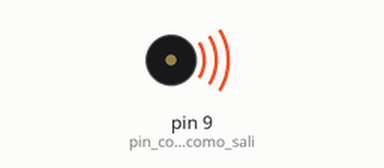
Bench run of a sketch on a simulated Arduino Uno, built with avr-gcc and run on an emulated ATmega328P. On the bench: buzzer (waves = sounding).

Above: at 1.7 s.
At 12.85 s:
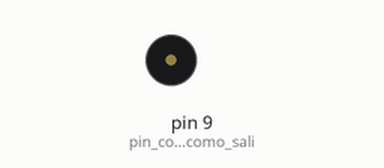
Timing chart, 0 to 17.6 s (numbered marks = the images above):
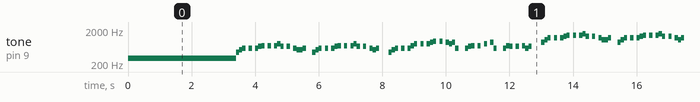

The sketch:

Piratas_del_caribe.ino
```cpp
/**********************************************************************************
**                                                                               **
**                        Piratas del caribe                                     **
**                                                                               **
** GORKA FERNÁNDEZ RAMOS                                       07/05/2017        **
**********************************************************************************/
void setup(){
 pinMode (9, OUTPUT); //pin configurado como salida
}
// funcion = tone(pin, frequency, duration)

void loop() {
  tone(9,293.66,200);
  delay(200);
  tone(9,293.66,100);
  delay(100);
  tone(9,293.66,200);
  delay(200);
  tone(9,293.66,100);
  delay(100);
  tone(9,293.66,200);
  delay(200);
  tone(9,293.66,100);
  delay(100);
  tone(9,293.66,100);
  delay(100);
  tone(9,293.66,100);
  delay(100);
  tone(9,293.66,100);
  delay(100);
  tone(9,293.66,200);
  delay(200);
  tone(9,293.66,100);
  delay(100);
  tone(9,293.66,200);
  delay(200);
  tone(9,293.66,100);
  delay(100);
  tone(9,293.66,200);
  delay(200);
  tone(9,293.66,100);
  delay(100);
  tone(9,293.66,100);
  delay(100);
  tone(9,293.66,100);
  delay(100);
  tone(9,293.66,100);
  delay(100);
  tone(9,293.66,200);
  delay(200);
  tone(9,293.66,100);
  delay(100);
  tone(9,293.66,200);
  delay(200);
  tone(9,293.66,100);
  delay(100);
  tone(9,293.66,200);
  delay(200);
  tone(9,293.66,100);
  delay(100);
  tone(9,293.66,100);
  delay(100);
  tone(9,440,100);
  delay(100);
  tone(9,523.25,100);
  delay(100);
  tone(9,587.33,100);
  delay(200);
  tone(9,587.33,100);
  delay(200);
  tone(9,587.33,100);
  delay(100);
  tone(9,659.25,100);
  delay(100);
  tone(9,698.45,100);
  delay(200);
  tone(9,698.45,100);
  delay(200);
  tone(9,698.45,100);
  delay(100);
  tone(9,783.99,100);
  delay(100);
  tone(9,659.25,100);
  delay(200);
  tone(9,659.25,100);
  delay(200);
  tone(9,587.33,100);
  delay(100);
  tone(9,523.25,100);
  delay(100);
  tone(9,523.25,100);
  delay(100);
  tone(9,587.33,100);
  delay(300);
  tone(9,440,100);
  delay(100);
  tone(9,523.25,100);
  delay(100);
  tone(9,587.33,100);
  delay(200);
  tone(9,587.33,100);
  delay(200);
  tone(9,587.33,100);
  delay(100);
  tone(9,659.25,100);
  delay(100);
  tone(9,698.45,100);
  delay(200);
  tone(9,698.45,100);
  delay(200);
  tone(9,698.45,100);
  delay(100);
  tone(9,783.99,100);
  delay(100);
  tone(9,659.25,100);
  delay(200);
  tone(9,659.25,100);
  delay(200);
  tone(9,587.33,100);
  delay(100);
  tone(9,523.25,100);
  delay(100);
  tone(9,587.33,100);
  delay(400);
  tone(9,440,100);
  delay(100);
  tone(9,523.25,100);
  delay(100);
  tone(9,587.33,100);
  delay(200);
  tone(9,587.33,100);
  delay(200);
  tone(9,587.33,100);
  delay(100);
  tone(9,698.45,100);
  delay(100);
  tone(9,783.99,100);
  delay(200);
  tone(9,783.99,100);
  delay(200);
  tone(9,783.99,100);
  delay(100);
  tone(9,880,100);
  delay(100);
  tone(9,932.33,100);
  delay(200);
  tone(9,932.33,100);
  delay(200);
  tone(9,880,100);
  delay(100);
  tone(9,783.99,100);
  delay(100);
  tone(9,880,100);
  delay(100);
  tone(9,587.33,100);
  delay(300);
  tone(9,587.33,100);
  delay(100);
  tone(9,659.25,100);
  delay(100);
  tone(9,698.45,100);
  delay(200);
  tone(9,698.45,100);
  delay(200);
  tone(9,783.99,100);
  delay(200);
  tone(9,880,100);
  delay(100);
  tone(9,587.33,100);
  delay(300);
  tone(9,587.33,100);
  delay(100);
  tone(9,698.45,100);
  delay(100);
  tone(9,659.25,100);
  delay(200);
  tone(9,659.25,100);
  delay(200);
  tone(9,698.45,100);
  delay(100);
  tone(9,587.33,100);
  delay(100);
  tone(9,659.25,100);
  delay(400);
  tone(9,880,100);
  delay(100);
  tone(9,1046.50,100);
  delay(100);
  tone(9,1174.66,100);
  delay(200);
  tone(9,1174.66,100);
  delay(200);
  tone(9,1174.66,100);
  delay(100);
  tone(9,1318.51,100);
  delay(100);
  tone(9,1396.91,100);
  delay(200);
  tone(9,1396.91,100);
  delay(200);
  tone(9,1396.91,100);
  delay(100);
  tone(9,1567.98,100);
  delay(100);
  tone(9,1318.51,100);
  delay(200);
  tone(9,1318.51,100);
  delay(200);
  tone(9,1174.66,100);
  delay(100);
  tone(9,1046.50,100);
  delay(100);
  tone(9,1046.50,100);
  delay(100);
  tone(9,1174.66,100);
  delay(300);
  tone(9,880,100);
  delay(100);
  tone(9,1046.50,100);
  delay(100);
  tone(9,1174.66,100);
  delay(200);
  tone(9,1174.66,100);
  delay(200);
  tone(9,1174.66,100);
  delay(100);
  tone(9,1318.51,100);
  delay(100);
  tone(9,1396.91,100);
  delay(200);
  tone(9,1396.91,100);
  delay(200);
  tone(9,1396.91,100);
  delay(100);
  tone(9,1567.98,100);
  delay(100);
  tone(9,1318.51,100);
  delay(200);
  tone(9,1318.51,100);
  delay(200);
  tone(9,1174.66,100);
  delay(100);
  tone(9,1046.50,100);
  delay(100);
  tone(9,1174.66,100);
  delay(400);
  tone(9,880,100);
  delay(100);
  tone(9,1046.50,100);
  delay(100);
  tone(9,1174.66,100);
  delay(200);
  tone(9,1174.66,100);
  delay(200);
  tone(9,1174.66,100);
  delay(100);
  tone(9,1396.91,100);
  delay(100);
  tone(9,1567.98,100);
  delay(200);
  tone(9,1567.98,100);
  delay(200);
  tone(9,1567.98,100);
  delay(100);
  tone(9,1760,100);
  delay(100);
  tone(9,1864.66,100);
  delay(200);
  tone(9,1864.66,100);
  delay(200);
  tone(9,1760,100);
  delay(100);
  tone(9,1567.98,100);
  delay(100);
  tone(9,1760,100);
  delay(100);
  tone(9,1174.66,100);
  delay(300);
  tone(9,1174.66,100);
  delay(100);
  tone(9,1318.51,100);
  delay(100);
  tone(9,1396.91,100);
  delay(200);
  tone(9,1396.91,100);
  delay(200);
  tone(9,1567.98,100);
  delay(200);
  tone(9,1760,100);
  delay(100);
  tone(9,1174.66,100);
  delay(300);
  tone(9,1174.66,100);
  delay(100);
  tone(9,1396.91,100);
  delay(100);
  tone(9,1318.51,100);
  delay(200);
  tone(9,1318.51,100);
  delay(200);
  tone(9,1174.66,100);
  delay(100);
  tone(9,1108.73,100);
  delay(100);
  tone(9,1174.66,100);
  delay(200);
  tone(9,1174.66,100);
  delay(200);
  tone(9,1318.51,100);
  delay(200);
  tone(9,1396.91,100);
  delay(200);
  tone(9,1396.91,100);
  delay(100);
  tone(9,1396.91,100);
  delay(100);
  tone(9,1567.98,100);
  delay(200);
  tone(9,1760,300);
  delay(400);
  tone(9,1396.91,100);
  delay(100);
  tone(9,1174.66,100);
  delay(100);
  tone(9,880,300);
  delay(600);
  tone(9,1864.66,300);
  delay(400);
  tone(9,1396.91,100);
  delay(100);
  tone(9,1174.66,100);
  delay(100);
  tone(9,932.33,300);
  delay(600);
  tone(9,587.33,100);
  delay(100);
  tone(9,440,100);
  delay(200);
  tone(9,587.33,100);
  delay(300);
  tone(9,554.36,100);
  delay(400);
  tone(9,1567.98,100);
  delay(100);
  tone(9,1567.98,100);
  delay(100);


  }
```

Measured:
- by itself, tone on pin 9 (pin_configurado_como_sali): plays 293 Hz for 3.4 s, 440 Hz for 0.10 s, 523 Hz for 0.10 s, 587 Hz for 0.10 s, 587 Hz for 0.10 s, 587 Hz for 0.10 s … (674 notes in this stretch)
